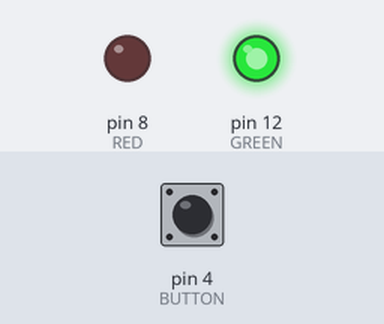
The sketch below on a simulated Arduino Uno, built with avr-gcc and run on an emulated ATmega328P. Shown: output pins drawn as LEDs (lit = HIGH). The test bench sets the inputs (shaded band); at power-on: pin 4 (BUTTON) HIGH.

Above: at 1.2 s.
1.3 s: pin 4 (BUTTON) pulled LOW for 0.15 s
At 1.37 s:
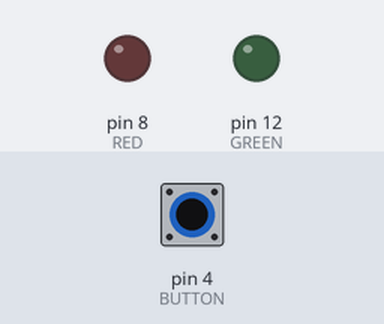
2.9 s: pin 4 (BUTTON) pulled LOW for 3.2 s
At 6.5 s:
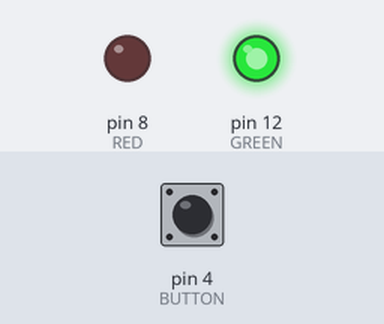
Timing chart, 0 to 8.0 s (numbered marks = the images above; inputs shaded):
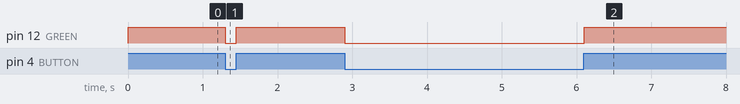

Measured:
- after the input at 1.3 s, pin 12 (GREEN): HIGH → LOW at once, → HIGH 0.15 s later
- after the input at 2.9 s, pin 12 (GREEN): HIGH → LOW at once, → HIGH 3.2 s later

The sketch:

stand_up_after_20_mins.ino
```cpp
// *********************************************
//
// 20 mins lights GREEN led, after them RED led
// if push BUTTON, interval is reset
//
// *********************************************

//#include <HIDSerial.h>

#define BUTTON  4
#define GREEN  12
#define RED     8

//HIDSerial serial;

const long interval = 1200000; // 20 * 60 * 1000 = 20 min
unsigned long goTime;

void setup() {
  //serial.begin();

  pinMode(BUTTON, INPUT_PULLUP);

  pinMode(GREEN, OUTPUT);
  digitalWrite(GREEN, HIGH);

  pinMode(RED, OUTPUT);
  digitalWrite(RED, LOW);

  goTime = millis() + interval;
}

void loop() {
  unsigned long currentTime = millis();

  //serial.print(currentTime);
  //serial.print(">=");
  //serial.println(goTime);
  //serial.poll();

  if(digitalRead(BUTTON) == LOW) {
    goTime = currentTime + interval;
    digitalWrite(GREEN, LOW);
    digitalWrite(RED, LOW);
  }
  else {
    if (currentTime >= goTime) {
      digitalWrite(GREEN, LOW);
      digitalWrite(RED, HIGH);
    }
    else {
      digitalWrite(GREEN, HIGH);
      digitalWrite(RED, LOW);
    }
  }
  delay(5);
}
```
